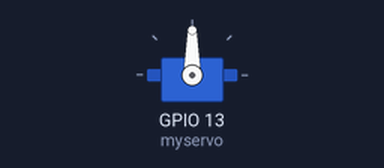
This sketch was run on a simulated ESP32. Shown: servo. What the sketch prints to the serial monitor is not drawn.

Above: at 0.05 s.
At 3.5 s:
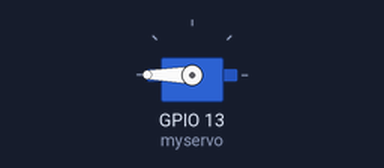
At 7.0 s:
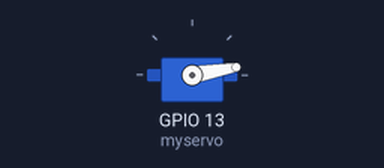
Timing chart, 0 to 9.1 s (numbered marks = the images above):
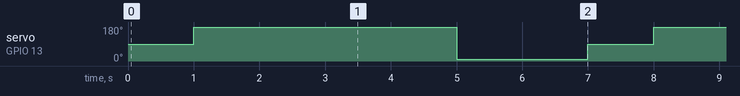

Measured:
- by itself, servo on GPIO 13 (myservo): repeats every 7.0 s: 10° 2.0 s, 90° 1.0 s, 180° 4.0 s

The sketch:

SG90_SERVO_TEST.ino
```cpp
#include <ESP32Servo.h>
Servo myservo;  // 建立SERVO物件


void setup() {
  myservo.attach(13);  // 設定要將伺服馬達接到哪一個PIN腳
}

void loop() {
  myservo.attach(13);  // 設定要將伺服馬達接到哪一個PIN腳


  myservo.write(90);  //旋轉到0度，就是一般所說的歸零
  delay(1000);
  Serial.print("去"); //前進 逆時針轉 4S
  myservo.write(180); //旋轉到180度//110度 8圈 180度14圈  一圈一顆
  delay(4000);

  myservo.write(10); //後退 順時針轉 2S
  delay(2000);
  Serial.print("回");
  myservo.write(90); //暫停
}
```
